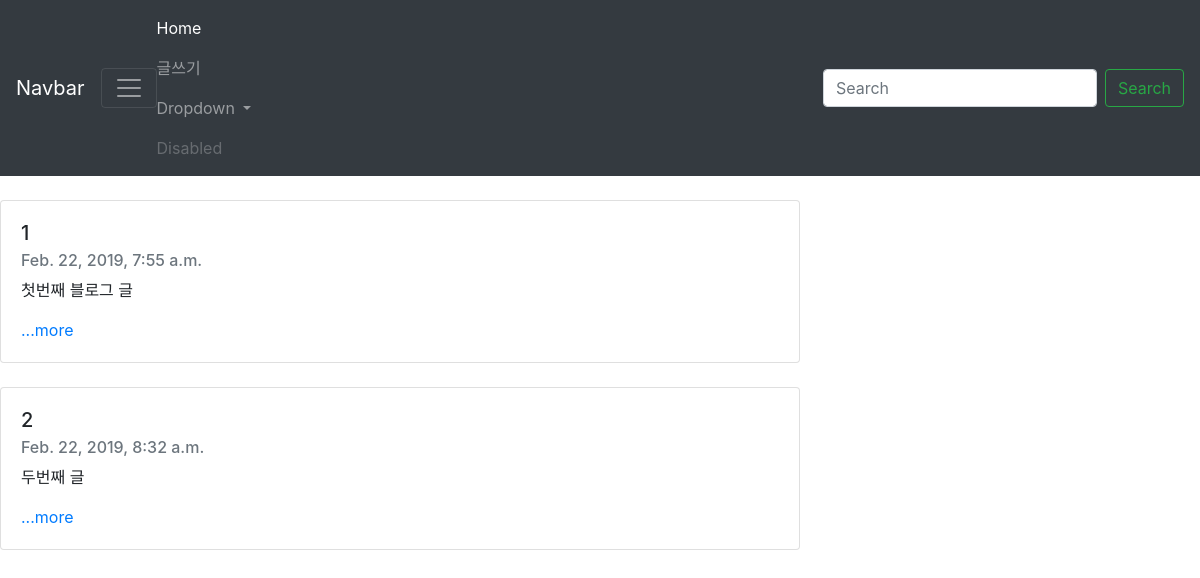
Page /blog/ on the earlier database version.
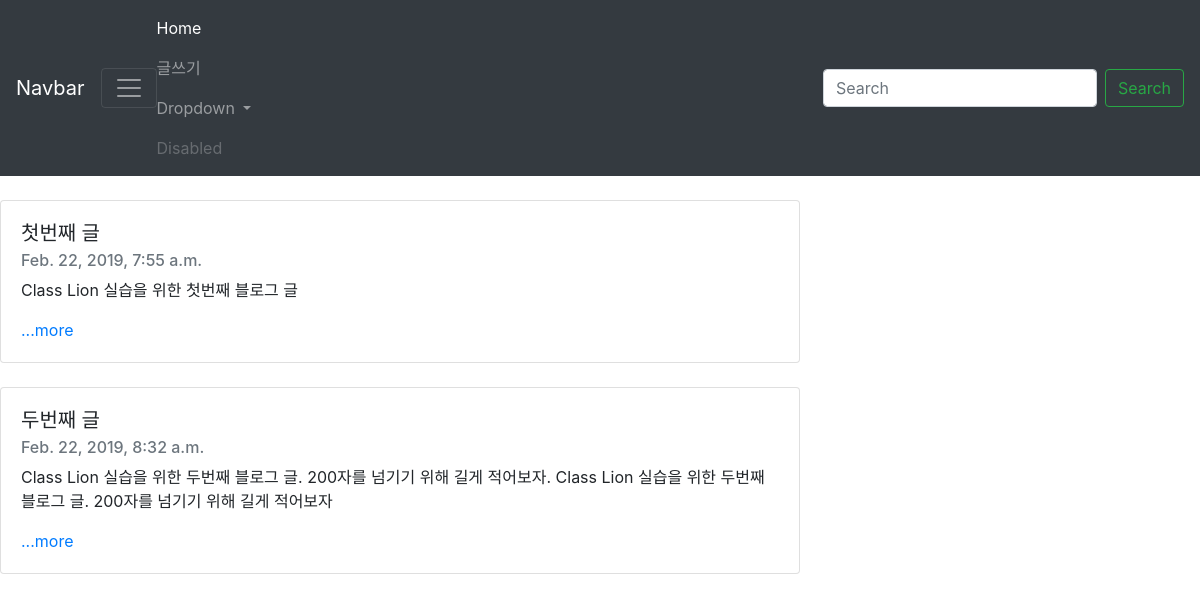
Same page on the later database version.
### blog/models.py (models this page shows, shortened)
class Blog(models.Model):
    title = models.CharField(max_length=200)
    body = models.TextField()
    pub_date = models.DateTimeField('date published')
    def summary(self):
        return self.body[:100]

### blog/views.py (the view)
# urls.py: 2. Add a URL to urlpatterns:  path('', views.home, name='home')
def home(request):
    blogs = Blog.objects
    return render (request,'blog/home.html',{'blogs' : blogs})

### blog/templates/blog/home.html (shortened to what this page needs)
<!DOCTYPE html>
<html lang="en" dir="ltr">
  <head>
    <link rel="stylesheet" href="https://stackpath.bootstrapcdn.com/bootstrap/4.1.0/css/bootstrap.min.css">
  </head>
  <body>
    <nav class="navbar navbar-dark bg-dark">
      <a class="navbar-brand" href="#">Navbar</a>
      <button class="navbar-toggler" type="button" data-toggle="collapse" data-target="#navbarSupportedContent" aria-controls="navbarSupportedContent" aria-expanded="false" aria-label="Toggle navigation">
        <span class="navbar-toggler-icon"></span>
      </button
      <div class="collapse navbar-collapse" id="navbarSupportedContent">
        <ul class="navbar-nav mr-auto">
          <li class="nav-item active">
            <a class="nav-link" href="#">Home <span class="sr-only">(current)</span></a>
          </li>
          <li class="nav-item">
            <a class="nav-link" href="{% url 'new' %}">글쓰기</a>
          </li>
          <li class="nav-item dropdown">
            <a class="nav-link dropdown-toggle" href="#" id="navbarDropdown" role="button" data-toggle="dropdown" aria-haspopup="true" aria-expanded="false">
              Dropdown
            </a>
          </li>
          <li class="nav-item">
            <a class="nav-link disabled" href="#">Disabled</a>
          </li>
        </ul>
        <form class="form-inline my-2 my-lg-0">
          <input class="form-control mr-sm-2" type="search" placeholder="Search" aria-label="Search">
          <button class="btn btn-outline-success my-2 my-sm-0" type="submit">Search</button>
        </form>
    </nav>
    {% for blog in blogs.all %}
    <br />
    <div class="card" style="width: 50rem;">
      <div class="card-body">
        <h5 class="card-title">{{blog.title}}</h5>
        <h6 class="card-subtitle mb-2 text-muted">{{blog.pub_date}}</h6>
        <p class="card-text">{{blog.summary}}</p>
        <a href="{% url 'detail' blog.pk %}" class="card-link">...more</a>
      </div>
    </div>
    {% endfor %}
  </body>
</html>

Differences in the rows shown:
changed Blog: title "1" → "첫번째 글"; summary "첫번째 블로그 글" → "Class Lion 실습을 위한 첫번째 블로그 글"
changed Blog "두번째 글": title "2" → "두번째 글"; summary "두번째 글" → "Class Lion 실습을 위한 두번째 블로그 글. 200자를 넘기기 위해 길게 적어보자. Class Lion 실습을 위한 두번째 블로그 글. 200자를 넘기기 위해 길게 적어보자"
